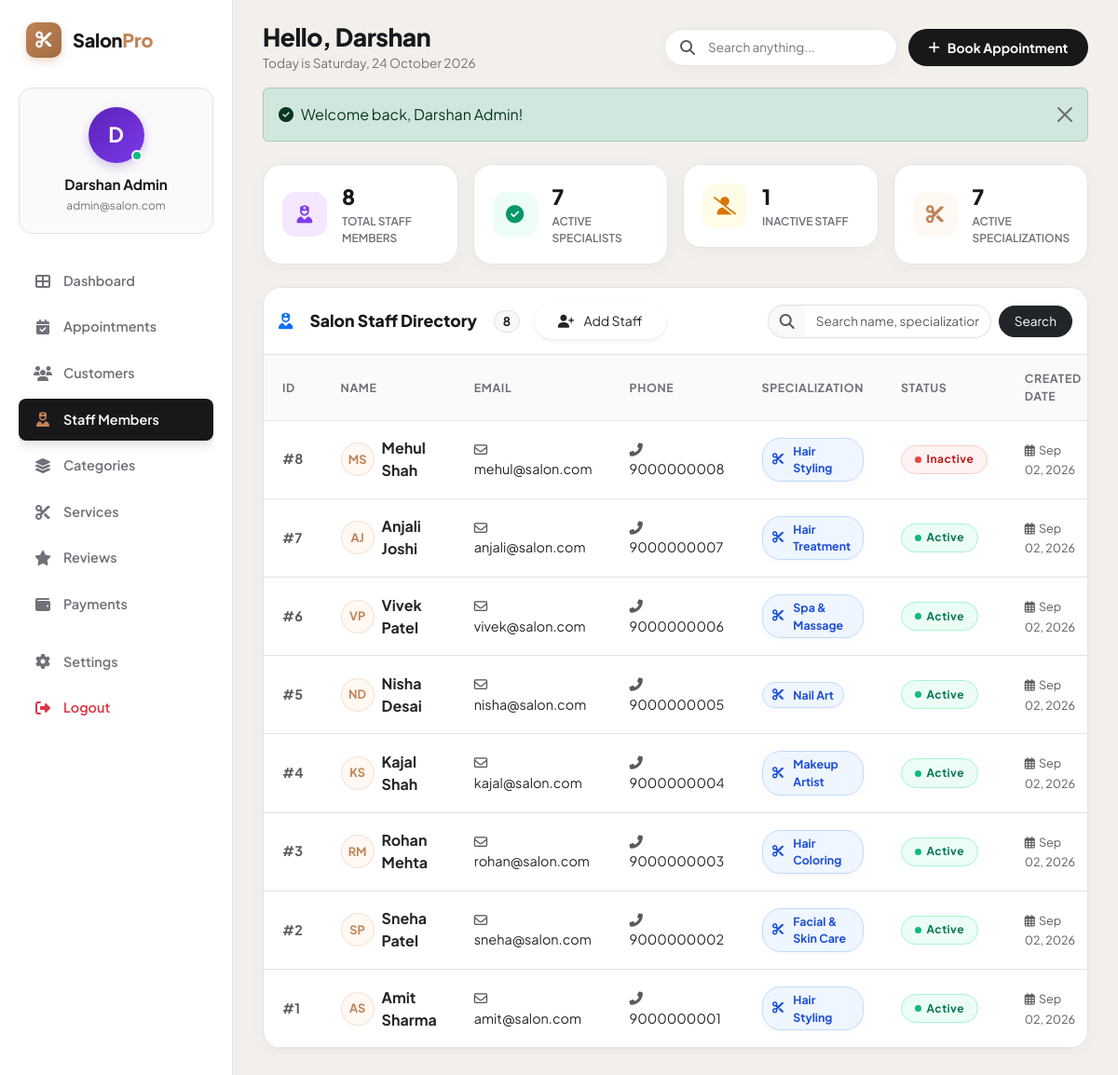
The page /admin/staff.php (signed in) on the database its author committed.
### tables this page shows
CREATE TABLE `staff` (
  `staff_id` int(10) UNSIGNED NOT NULL,
  `name` varchar(100) NOT NULL,
  `email` varchar(100) NOT NULL,
  `phone` varchar(15) NOT NULL,
  `specialization` varchar(100) DEFAULT NULL,
  `status` enum('active','inactive') NOT NULL DEFAULT 'active',
  `created_at` timestamp NOT NULL DEFAULT current_timestamp(),
  `updated_at` timestamp NOT NULL DEFAULT current_timestamp() ON UPDATE current_timestamp()
);

### includes/auth.php (called while the page is built, shortened)
<?php
require_once __DIR__ . '/db.php';
require_once __DIR__ . '/flash.php';
$admin_id = (int)$_SESSION['admin_id'];
$sql = "SELECT admin_id, name, email, status, created_at FROM admins WHERE admin_id = $admin_id AND status = 'active' LIMIT 1";
$result = mysqli_query($conn, $sql);
if ($result && mysqli_num_rows($result) > 0) {
    $current_admin = mysqli_fetch_assoc($result);
}
?>

### admin/staff.php (the view, shortened to what this page needs)
<?php
require_once __DIR__ . '/../includes/db.php';
require_once __DIR__ . '/../includes/auth.php';
require_once __DIR__ . '/../includes/flash.php';
$current_page = "staff";
if (!function_exists('get_initials')) {
    function get_initials($name) {
        $words = explode(' ', trim($name));
        $initials = '';
        foreach ($words as $w) {
            if (!empty($w)) $initials .= strtoupper($w[0]);
        }
        return substr($initials, 0, 2) ?: 'S';
    }
}
$stat_tot_stf = mysqli_query($conn, "SELECT COUNT(*) AS total FROM staff");
$total_staff_count = ($stat_tot_stf && $r = mysqli_fetch_assoc($stat_tot_stf)) ? (int)$r['total'] : 0;
$stat_act_stf = mysqli_query($conn, "SELECT COUNT(*) AS total FROM staff WHERE status = 'active'");
$active_staff_count = ($stat_act_stf && $r = mysqli_fetch_assoc($stat_act_stf)) ? (int)$r['total'] : 0;
$stat_inact_stf = mysqli_query($conn, "SELECT COUNT(*) AS total FROM staff WHERE status = 'inactive'");
$inactive_staff_count = ($stat_inact_stf && $r = mysqli_fetch_assoc($stat_inact_stf)) ? (int)$r['total'] : 0;
$stat_spec_stf = mysqli_query($conn, "SELECT COUNT(DISTINCT specialization) AS total FROM staff WHERE specialization != '' AND status = 'active'");
$total_specializations = ($stat_spec_stf && $r = mysqli_fetch_assoc($stat_spec_stf)) ? (int)$r['total'] : 0;
$search = isset($_GET['search']) ? trim($_GET['search']) : '';
$page = isset($_GET['page']) ? (int)$_GET['page'] : 1;
$limit = 10;
$offset = ($page - 1) * $limit;
$where_clause = "";
$count_sql = "SELECT COUNT(*) AS total FROM staff $where_clause";
$count_res = mysqli_query($conn, $count_sql);
$total_records = 0;
if ($count_res && $row = mysqli_fetch_assoc($count_res)) {
    $total_records = (int)$row['total'];
}
$sql = "SELECT staff_id, name, email, phone, specialization, status, created_at FROM staff $where_clause ORDER BY staff_id DESC LIMIT $limit OFFSET $offset";
$result = mysqli_query($conn, $sql);
include __DIR__ . '/../includes/header.php';
include __DIR__ . '/../includes/sidebar.php';
include __DIR__ . '/../includes/navbar.php';
?>
<div class="row g-3 mb-4">
    <div class="col-xl-3 col-sm-6">
        <div class="mini-stat-tile-executive">
            <div class="mini-stat-icon-wrapper icon-purple">
                <i class="fas fa-user-nurse"></i>
            </div>
            <div>
                <div class="mini-stat-val"><?php echo number_format($total_staff_count); ?></div>
                <div class="mini-stat-label">Total Staff Members</div>
            </div>
        </div>
    </div>
    <div class="col-xl-3 col-sm-6">
        <div class="mini-stat-tile-executive">
            <div class="mini-stat-icon-wrapper icon-green">
                <i class="fas fa-check-circle"></i>
            </div>
            <div>
                <div class="mini-stat-val"><?php echo number_format($active_staff_count); ?></div>
                <div class="mini-stat-label">Active Specialists</div>
            </div>
        </div>
    </div>
    <div class="col-xl-3 col-sm-6">
        <div class="mini-stat-tile-executive">
            <div class="mini-stat-icon-wrapper icon-amber">
                <i class="fas fa-user-slash"></i>
            </div>
            <div>
                <div class="mini-stat-val"><?php echo number_format($inactive_staff_count); ?></div>
                <div class="mini-stat-label">Inactive Staff</div>
            </div>
        </div>
    </div>
    <div class="col-xl-3 col-sm-6">
        <div class="mini-stat-tile-executive">
            <div class="mini-stat-icon-wrapper icon-gold">
                <i class="fas fa-scissors"></i>
            </div>
            <div>
                <div class="mini-stat-val"><?php echo number_format($total_specializations); ?></div>
                <div class="mini-stat-label">Active Specializations</div>
            </div>
        </div>
    </div>
</div>
<div class="table-card">
    <div class="table-card-header d-flex flex-wrap align-items-center justify-content-between gap-3 p-3">
        <div class="d-flex align-items-center gap-3">
            <h5 class="table-card-title mb-0">
                <i class="fas fa-user-nurse text-primary me-2"></i>Salon Staff Directory
                <span class="badge bg-light text-dark border rounded-pill fs-7 ms-2"><?php echo $total_records; ?></span>
            </h5>
            <button type="button" class="btn btn-accent px-4 py-2 shadow-sm" data-bs-toggle="modal" data-bs-target="#addStaffModal" style="border-radius:30px; font-size: 0.875rem;">
                <i class="fas fa-user-plus me-2"></i> Add Staff
            </button>
        </div>
        <form action="staff.php" method="GET" class="d-flex flex-wrap align-items-center gap-2 m-0 ms-auto">
            <div class="input-group" style="width: 240px;">
                <span class="input-group-text bg-light border-end-0" style="border-radius:30px 0 0 30px; padding: 0.4rem 0.75rem;"><i class="fas fa-search text-muted"></i></span>
                <input type="text" name="search" class="form-control border-start-0" placeholder="Search name, specialization..." value="<?php echo htmlspecialchars($search); ?>" style="border-radius:0 30px 30px 0; font-size:0.85rem; padding: 0.4rem 0.75rem;">
            </div>
            <button type="submit" class="btn btn-dark font-weight-700 px-3 py-1-5" style="border-radius:30px; font-size: 0.85rem;">Search</button>
        </form>
    </div>
    <div class="table-responsive-custom">
        <table class="table-custom">
            <thead>
                <tr>
                    <th>ID</th>
                    <th>NAME</th>
                    <th>EMAIL</th>
                    <th>PHONE</th>
                    <th>SPECIALIZATION</th>
                    <th>STATUS</th>
                    <th>CREATED DATE</th>
                </tr>
            </thead>
            <tbody>
                <?php if ($result && mysqli_num_rows($result) > 0): ?>
                    <?php while ($stf = mysqli_fetch_assoc($result)): ?>
                        <tr>
                            <td><strong class="text-muted">#<?php echo $stf['staff_id']; ?></strong></td>
                            <td>
                                <div class="d-flex align-items-center gap-2">
                                    <div class="avatar-circle-sm bg-gold-subtle text-gold fw-bold">
                                        <?php echo get_initials($stf['name']); ?>
                                    </div>
                                    <strong class="text-dark fs-6"><?php echo htmlspecialchars($stf['name']); ?></strong>
                                </div>
                            </td>
                            <td>
                                <span class="text-dark"><i class="far fa-envelope me-1 text-muted"></i><?php echo htmlspecialchars($stf['email']); ?></span>
                            </td>
                            <td>
                                <span class="text-dark"><i class="fas fa-phone-alt me-1 text-muted fs-8"></i><?php echo htmlspecialchars($stf['phone']); ?></span>
                            </td>
                            <td>
                                <span class="chip-selected-item chip-staff-selected fs-8">
                                    <i class="fas fa-cut me-1"></i><?php echo htmlspecialchars($stf['specialization'] ?: 'General Specialist'); ?>
                                </span>
                            </td>
                            <td>
                                <form action="staff.php" method="POST" class="d-inline">
                                    <button type="submit" class="border-0 bg-transparent p-0" title="Click to toggle status">
                                        <?php
                                        $st = strtolower($stf['status']);
                                        $dot_cls = ($st === 'active') ? 'dot-green' : 'dot-red';
                                        ?>
                                        <span class="status-pill-btn <?php echo $st; ?>">
                                            <span class="status-dot <?php echo $dot_cls; ?>"></span>
                                            <span class="fw-bold fs-7"><?php echo ucfirst($stf['status']); ?></span>
                                        </span>
                                    </button>
                                </form>
                            </td>
                            <td><small class="text-muted"><i class="far fa-calendar-alt me-1"></i><?php echo date('M d, Y', strtotime($stf['created_at'])); ?></small></td>
                        </tr>
                    <?php endwhile; ?>
                <?php else: ?>
                    <tr>
                        <td colspan="8" class="text-center text-muted py-4">No staff members found.</td>
                    </tr>
                <?php endif; ?>
            </tbody>
        </table>
    </div>
</div>
<?php include __DIR__ . '/../includes/footer.php'; ?>

### includes/sidebar.php (shortened to what this page needs)
<?php
$admin_display_name = isset($current_admin['name']) ? $current_admin['name'] : 'Administrator';
$admin_display_email = isset($current_admin['email']) ? $current_admin['email'] : 'admin@salon.com';
$initials = strtoupper(substr($admin_display_name, 0, 1));
?>
<aside id="sidebar">
    <div class="sidebar-brand-box">
        <div class="sidebar-logo-icon">
            <i class="fas fa-scissors"></i>
        </div>
        <span class="sidebar-brand-name">Salon<span style="color:var(--accent-gold);">Pro</span></span>
    </div>
    <div class="sidebar-profile-card">
        <div class="profile-avatar-circle">
            <?php echo htmlspecialchars($initials); ?>
            <span class="profile-avatar-status" title="Active"></span>
        </div>
        <div class="profile-name"><?php echo htmlspecialchars($admin_display_name); ?></div>
        <div class="profile-email"><?php echo htmlspecialchars($admin_display_email); ?></div>
    </div>
    <ul class="sidebar-menu">
        <li class="nav-item">
            <a href="index.php" class="nav-link-custom <?php echo ($current_page === 'dashboard') ? 'active' : ''; ?>">
                <i class="fas fa-th-large"></i>
                <span>Dashboard</span>
            </a>
        </li>
        <li class="nav-item">
            <a href="appointments.php" class="nav-link-custom <?php echo ($current_page === 'appointments') ? 'active' : ''; ?>">
                <i class="fas fa-calendar-check"></i>
                <span>Appointments</span>
            </a>
        </li>
        <li class="nav-item">
            <a href="customers.php" class="nav-link-custom <?php echo ($current_page === 'customers') ? 'active' : ''; ?>">
                <i class="fas fa-users"></i>
                <span>Customers</span>
            </a>
        </li>
        <li class="nav-item">
            <a href="staff.php" class="nav-link-custom <?php echo ($current_page === 'staff') ? 'active' : ''; ?>">
                <i class="fas fa-user-nurse"></i>
                <span>Staff Members</span>
            </a>
        </li>
        <li class="nav-item">
            <a href="categories.php" class="nav-link-custom <?php echo ($current_page === 'categories') ? 'active' : ''; ?>">
                <i class="fas fa-layer-group"></i>
                <span>Categories</span>
            </a>
        </li>
        <li class="nav-item">
            <a href="services.php" class="nav-link-custom <?php echo ($current_page === 'services') ? 'active' : ''; ?>">
                <i class="fas fa-cut"></i>
                <span>Services</span>
            </a>
        </li>
        <li class="nav-item">
            <a href="reviews.php" class="nav-link-custom <?php echo ($current_page === 'reviews') ? 'active' : ''; ?>">
                <i class="fas fa-star"></i>
                <span>Reviews</span>
            </a>
        </li>
        <li class="nav-item">
            <a href="payments.php" class="nav-link-custom <?php echo ($current_page === 'payments') ? 'active' : ''; ?>">
                <i class="fas fa-wallet"></i>
                <span>Payments</span>
            </a>
        </li>
        <li class="nav-item mt-3">
            <a href="profile.php" class="nav-link-custom <?php echo ($current_page === 'profile') ? 'active' : ''; ?>">
                <i class="fas fa-cog"></i>
                <span>Settings</span>
            </a>
        </li>
        <li class="nav-item">
            <a href="logout.php" class="nav-link-custom confirm-delete text-danger" data-confirm="Are you sure you want to log out?">
                <i class="fas fa-sign-out-alt"></i>
                <span>Logout</span>
            </a>
        </li>
    </ul>
</aside>

### includes/navbar.php (shortened to what this page needs)
<?php
$admin_name = isset($current_admin['name']) ? strtok($current_admin['name'], " ") : 'Admin';
$is_appointments_page = (basename($_SERVER['PHP_SELF']) === 'appointments.php');
$header_search_val = isset($_GET['search']) ? trim($_GET['search']) : '';
?>
<main id="main-content">
    <header class="top-header-bar">
        <div class="d-flex align-items-center gap-3">
            <div>
                <h1 class="greeting-title">Hello, <?php echo htmlspecialchars($admin_name); ?></h1>
                <p class="greeting-subtitle">Today is <?php echo date('l, d F Y'); ?></p>
            </div>
        </div>
        <div class="header-controls">
            <form action="appointments.php" method="GET" class="header-search-box d-none d-md-flex m-0">
                <button type="submit" class="border-0 bg-transparent p-0 me-1" style="cursor:pointer;" aria-label="Submit Search">
                    <i class="fas fa-search text-muted"></i>
                </button>
                <input type="text" name="search" placeholder="Search anything..." value="<?php echo htmlspecialchars($header_search_val); ?>">
            </form>
            <?php if ($is_appointments_page): ?>
                <button type="button" class="btn-header-cta" data-bs-toggle="modal" data-bs-target="#addAppointmentModal">
                    <i class="fas fa-plus"></i>
                    <span>Book Appointment</span>
                </button>
            <?php else: ?>
                <a href="appointments.php?book=1" class="btn-header-cta">
                    <i class="fas fa-plus"></i>
                    <span>Book Appointment</span>
                </a>
            <?php endif; ?>
        </div>
    </header>
    <div class="dashboard-container">
        <?php
        if (function_exists('display_flash')) {
            display_flash();
        }
        ?>

### rows shown on the page
staff: staff_id "8", name "MS", name "Mehul Shah", email "mehul@salon.com", phone "9000000008", specialization "Hair Styling", status "Inactive", created_at "Sep 02, 2026"
staff: staff_id "7", name "AJ", name "Anjali Joshi", email "anjali@salon.com", phone "9000000007", specialization "Hair Treatment", status "Active", created_at "Sep 02, 2026"
staff: staff_id "6", name "VP", name "Vivek Patel", email "vivek@salon.com", phone "9000000006", specialization "Spa & Massage", status "Active", created_at "Sep 02, 2026"
staff: staff_id "5", name "ND", name "Nisha Desai", email "nisha@salon.com", phone "9000000005", specialization "Nail Art", status "Active", created_at "Sep 02, 2026"
staff: staff_id "4", name "KS", name "Kajal Shah", email "kajal@salon.com", phone "9000000004", specialization "Makeup Artist", status "Active", created_at "Sep 02, 2026"
staff: staff_id "3", name "RM", name "Rohan Mehta", email "rohan@salon.com", phone "9000000003", specialization "Hair Coloring", status "Active", created_at "Sep 02, 2026"
staff: staff_id "2", name "SP", name "Sneha Patel", email "sneha@salon.com", phone "9000000002", specialization "Facial & Skin Care", status "Active", created_at "Sep 02, 2026"
staff: staff_id "1", name "AS", name "Amit Sharma", email "amit@salon.com", phone "9000000001", specialization "Hair Styling", status "Active", created_at "Sep 02, 2026"

### other values the page prints
$initials "D"
$admin_display_name "Darshan Admin"
$admin_display_email "admin@salon.com"
$admin_name "Darshan"
$message "Welcome back, Darshan Admin!"
$total_staff_count "8"
$active_staff_count "7"
$inactive_staff_count "1"
$total_specializations "7"
$total_records "8"
